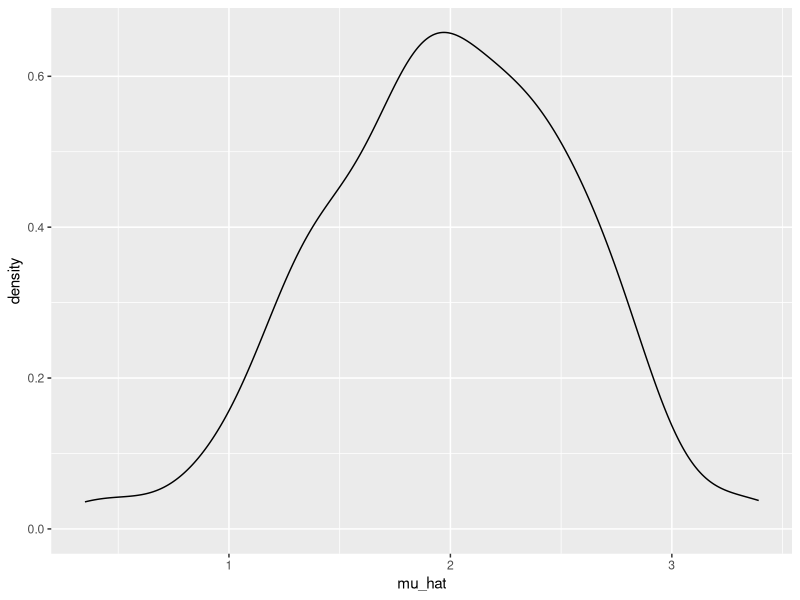
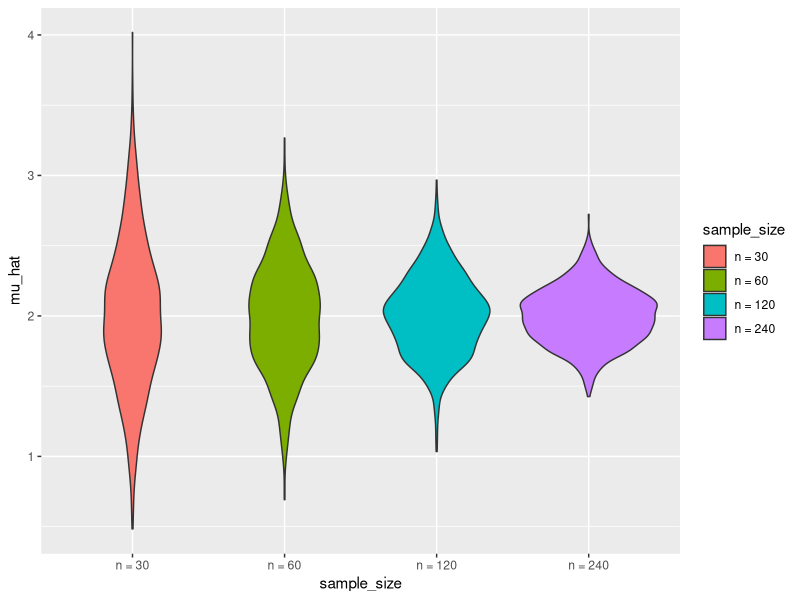

Reproduce these figures in R, in order.
## ---- chunk 1
library(tidyverse)

set.seed(1)

## ---- chunk 2
sim_mean_sd = function(n, mu = 2, sigma = 3) {  # arguments with default
  
  sim_data = tibble(
    x = rnorm(n, mean = mu, sd = sigma),   # draw sample from normal distribution
  )
  
  sim_data %>% 
    summarize(
      mu_hat = mean(x),
      sigma_hat = sd(x)
    )
}

## ---- chunk 3
output = vector("list", 100)     # vector(mode = "list") the output is a list

for (i in 1:100) {
  output[[i]] = sim_mean_sd(30)  # the items in the list are the results
}

sim_results = bind_rows(output)  # bind_rows(list) bind the list results by row

sim_results
## ---- chunk 4
sim_results_df = 
  expand_grid(
    sample_size = 30,
    iter = 1:100
  ) %>% 
  mutate(
    estimate_df = map(sample_size, sim_mean_sd) # sample_size is the argument of sim_mean_sd
  ) %>% 
  unnest(estimate_df)   # expand the list and get the results as 2 columns

sim_results_df


## ---- chunk 5
expand_grid(x = 1:3, y = 1:2)

expand_grid(l1 = letters, l2 = LETTERS)  # letters and LETTERS are  character vector

expand_grid(df = data.frame(x = 1:2, y = c(2, 1)), z = 1:3)

expand_grid(x1 = matrix(1:4, nrow = 2), x2 = matrix(5:8, nrow = 2))

expand_grid(
    sample_size = c(30, 60, 120, 240),
    iter = 1:1000
  ) 


## ---- chunk 6
sim_results_df %>% 
  ggplot(aes(x = mu_hat)) +  
  geom_density()

## ---- chunk 7
sim_results_df %>% 
  pivot_longer(                 # organize the mu_hat and sigma_hat from different samples
    mu_hat:sigma_hat,
    names_to = "parameter",     # use column name as category
    values_to = "estimate") %>% 
  group_by(parameter) %>%       # group by estimate category
  summarize(
    emp_mean = mean(estimate),  # calculate the mean of sample means
    emp_sd = sd(estimate)) %>%  # calculate the sd of sample sd's
  knitr::kable(digits = 3)      # make the output result in a well-formatted table


## ---- chunk 8
sim_results_df = 
  expand_grid(
    sample_size = c(30, 60, 120, 240),
    iter = 1:1000
  ) %>% 
  mutate(
    estimate_df = map(sample_size, sim_mean_sd)
  ) %>% 
  unnest(estimate_df)

sim_results_df
## ---- chunk 9
sim_results_df %>% 
  mutate(
    sample_size = str_c("n = ", sample_size),
    sample_size = fct_inorder(sample_size)) %>% 
  ggplot(aes(x = sample_size, y = mu_hat, fill = sample_size)) + 
  geom_violin()


## ---- chunk 10
str_c("Letter: ", letters)

str_c("Letter", letters, sep = ": ")

str_c(letters, " is for", "...")

str_c(letters[-26], " comes before ", letters[-1])

str_c(letters, collapse = "")

str_c(letters, collapse = ", ")

# Missing inputs give missing outputs
str_c(c("a", NA, "b"), "-d")

# Use str_replace_NA to display literal NAs:
str_c(str_replace_na(c("a", NA, "b")), "-d")

## ---- chunk 11
sim_results_df %>% 
  pivot_longer(
    mu_hat:sigma_hat,
    names_to = "parameter", 
    values_to = "estimate") %>% 
  group_by(parameter, sample_size) %>%  # group by 2 items
  summarize(
    emp_mean = mean(estimate),
    emp_var = var(estimate)) %>% 
  knitr::kable(digits = 3)

## ---- chunk 12
sim_results_df =   
  rerun(100, sim_mean_sd(30, 2, 3)) %>% 
  bind_rows()

sim_results_df
## ---- chunk 13
n_list = 
  list(
    "n_30"  = 30,   # item name in a list is character with ""
    "n_60"  = 60, 
    "n_120" = 120, 
    "n_240" = 240)

output = vector("list", length = 4)

for (i in 1:4) {
  output[[i]] = rerun(100, sim_mean_sd(n_list[[i]])) %>% 
    bind_rows
}

output


## ---- chunk 14
sim_results_df = 
  tibble(sample_size = c(30, 60, 120, 240)) %>% 
  mutate(
    output_lists = map(.x = sample_size, ~rerun(1000, sim_mean_sd(n = .x))),
    estimate_dfs = map(output_lists, bind_rows)) %>% 
  select(-output_lists) %>% 
  unnest(estimate_dfs)


